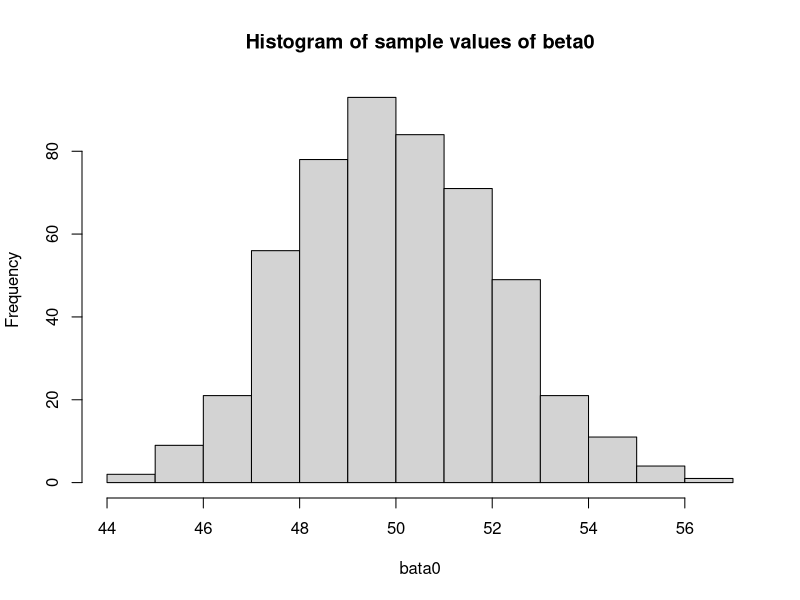
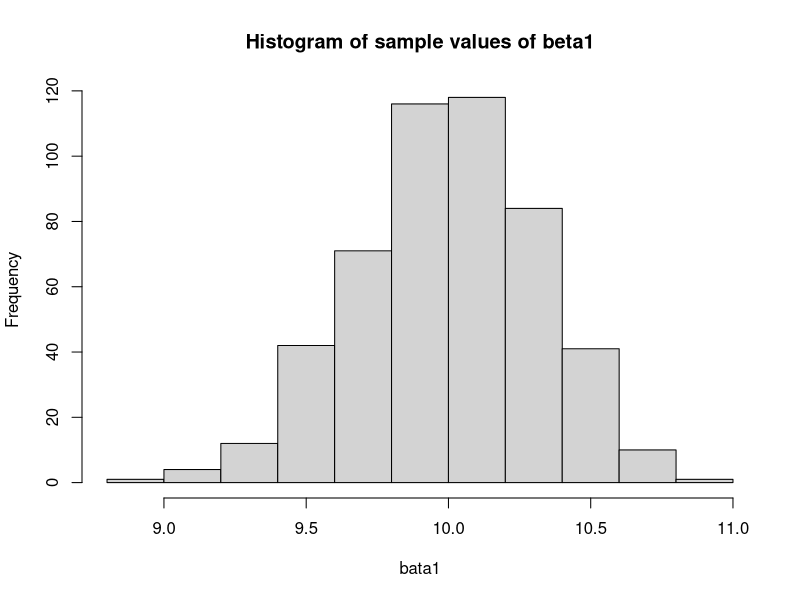
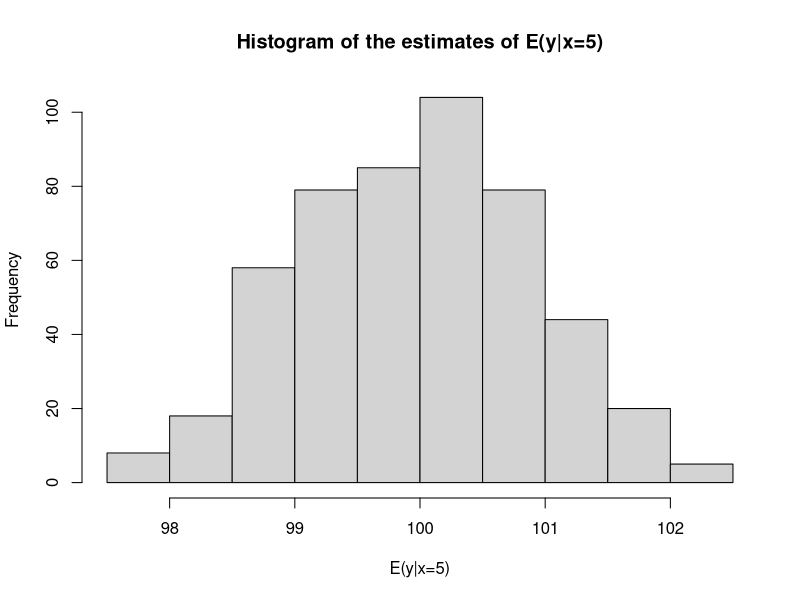

R code for these plots, in order:

# Generare 500 samples. Each sample has 20 data points 
# x = 1, 1.5,2,...,10.5 and y = 50 + 10x + e. where e ~ N(0,16)
# For each sample, estimate slope, intercept, E(y|x), CIs 
# 	then store these estimates in the estimates matrix

	n = 20;
	x = seq(1,10.5,0.5);
	estimates = matrix(0, nrow = 500, ncol=7, dimnames = list(c(1:500), 
		c("beta0", "beta1", "meanY_x5", "slope.lwr", "slope.upr", "meanY.lwr", "meanY.upr")));

	for (i in c(1:500))  {
		e = rnorm(n, mean = 0, sd = 4);
		y = 50 + 10*x + e;
		sample.lm = lm(y ~ x);
		beta.hat = sample.lm$coef;
		estimates[i,1:2] = beta.hat;
		estimates[i,3] = sum(beta.hat * c(1,5));
		estimates[i,4:5] = confint(sample.lm, 'x', level=0.95);
            meanY.est = predict(sample.lm, list(x=5.00), interval='confidence', level=0.95);
		estimates[i,6:7] =  meanY.est[2:3];
	}

# a) Now construct histogram of sample values of beta0.hat and beta1.hat
	beta0.hat = estimates[,1];
	hist(beta0.hat,main='Histogram of sample values of beta0', xlab='bata0');

	beta1.hat = estimates[,2];
	hist(beta1.hat,main='Histogram of sample values of beta1', xlab='bata1');


# b)  Construct histogram of the estimates of E(y | x = 5) 
	Ey_x5 =  estimates[,3];
	hist(Ey_x5, main='Histogram of the estimates of E(y|x=5)', xlab='E(y|x=5)');

# c)  95% CIs for beta1 was computed and stored in estimates[,4:5] previously 
#     Here is code to check how many contains the true value beta1 = 10
#       coverage_count count a number of CIs ontaining the true value beta1 = 10

	total_samples = 500; 
	coverage_count = sum(estimates[,4] <= 10 & 10<= estimates[,5]);
	coverage_percent = coverage_count/total_samples;
	data.frame(coverage_count , total_samples, coverage_percent);
	

# d)  95% CIs for E(y | x=5 ) was computed and stored in estimates[,6:7] previously 
#     Here is code to check how many contains the true value of  E(y | x=5 ) = 100
#       coverage_count count a number of CIs ontaining the true value

	total_samples = 500; 
	coverage_count = sum(estimates[,6] <= 100 & 100<= estimates[,7]);
	coverage_percent = coverage_count/total_samples;
	data.frame(coverage_count , total_samples, coverage_percent);
	

      




		
